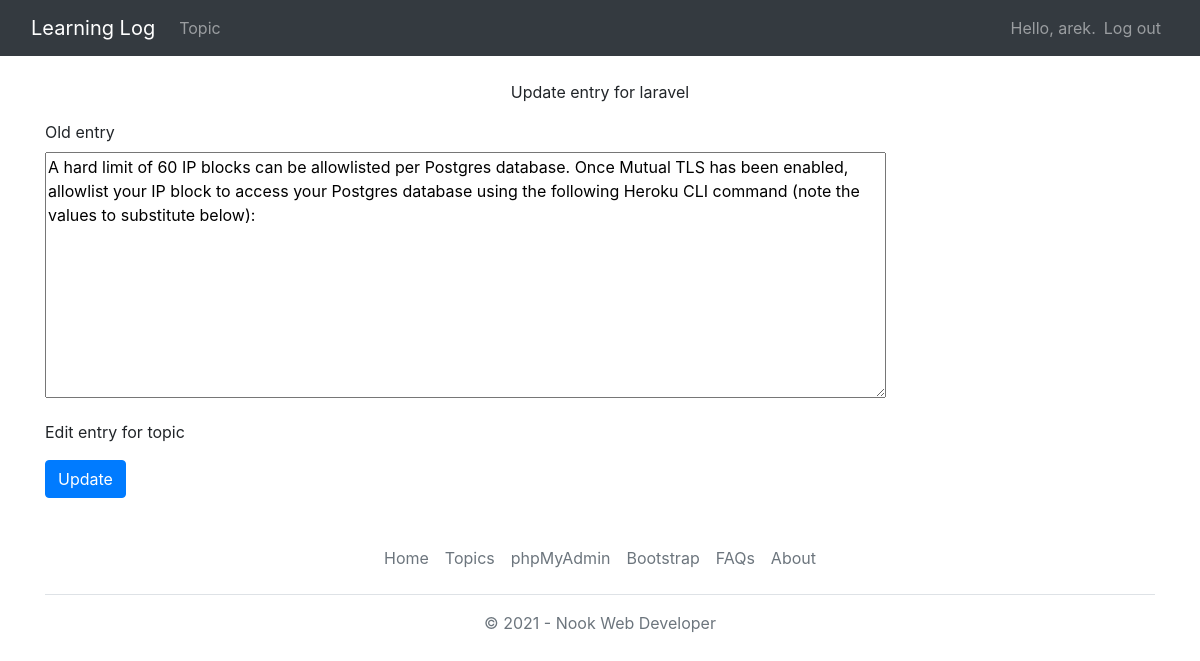
/update_entry/2/ (signed in), run on the app's committed database.
### learning_logs/models.py (models this page shows, shortened)
class Topic(models.Model):
    text = models.CharField(max_length=200)
    date_added = models.DateTimeField(auto_now_add=True)
    owner = models.ForeignKey(User, on_delete=models.CASCADE)
    def __str__(self):
        return self.text

class Entry(models.Model):
    topic = models.ForeignKey(Topic, on_delete=models.CASCADE)
    text = models.TextField()
    date_added = models.DateTimeField(auto_now_add=True)
    class Meta:
        verbose_name_plural = 'entries'

### learning_logs/views.py (the view)
# urls.py: path('update_entry/<int:entry_id>/', views.update_entry, name='update_entry'),
@login_required
def update_entry(request, entry_id):
    entry = Entry.objects.get(id=entry_id)
    topic = entry.topic
    if topic.owner != request.user:
        raise Http404
    if request.method != 'POST':    # if 'GET'
        form = EntryForm(instance=entry)
    else:
        form = EntryForm(instance=entry, data=request.POST)
        if form.is_valid():
            form.save()
            return redirect('learning_logs:topic', topic_id=topic.id)
    context = {'entry': entry, 'topic': topic, 'form': form}
    return render(request, 'learning_logs/update_entry.html', context)

### learning_logs/forms.py
class EntryForm(forms.ModelForm):
    class Meta:
         model = Entry
         fields = ['text']
         labels = {'text': ''}
         widgets = {'text': forms.Textarea(attrs={'cols': 80})}

### learning_logs/templates/learning_logs/update_entry.html (shortened to what this page needs)
{% extends "learning_logs/base.html" %}
{% load bootstrap %}
{% block content %}
<p class="text-center">Update entry for {{ topic }}</p>
<div class="container">
	<form action="{% url 'learning_logs:update_entry' entry.id %}" method="post">
	  <div class="mb-3">
		<label for="InputTopic" class="form-label">Old entry</label>
		{{ form.as_p }}
		<div id="topicHelp" class="form-text">Edit entry for topic</div>
	  </div>
	  <button type="submit" class="btn btn-primary">Update</button>
	</form>
</div>
  {% include "learning_logs/footer.html" %}
{% endblock content %}

### learning_logs/templates/learning_logs/base.html (shortened to what this page needs)
{% load bootstrap4 %}
<!doctype html>
<html lang="en">
  <head>
	{% bootstrap_css %}
	<link rel="stylesheet" href="https://cdn.jsdelivr.net/npm/bootstrap-icons@1.5.0/font/bootstrap-icons.css">
  </head>
  <body>
	<nav class="navbar navbar-expand-md navbar-dark bg-dark mb-4">
	  <div class="container-fluid">
		<a class="navbar-brand" href="{% url 'learning_logs:index' %}">Learning Log</a>
		<div class="collapse navbar-collapse" id="navbarCollapse">
		  <ul class="navbar-nav mr-auto">
			<li class="nav-item">
			  <a class="nav-link" href="{% url 'learning_logs:topics' %}">Topic</a>
			</li>
		  </ul>
		  <ul class="navbar-nav ml-auto">
			{% if user.is_authenticated %}
			<li class="nav-item">
				<span class="navbar-text">Hello, {{ user.username }}.</span>
			</li>
			<li class="nav-item">
			  <a class="nav-link" href="{% url 'users:logout' %}">Log out</a>
			</li>
			{% endif %}
		  </ul>
		</div>
	  </div>
	</nav>
  </body>
</html>
{% block content %}{% endblock content %}

### data on the page
Topic: text "laravel"
Entry: text "A hard limit of 60 IP blocks can be allowlisted per Postgres database. Once Mutual TLS has been enabled, allowlist your IP block to access your Postgres database using the following Heroku CLI command (note the values to substitute below):"

### other printed values
{{ user.username }} "arek"
